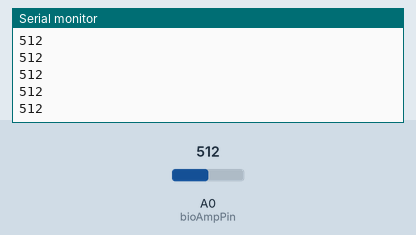
Bench run of a sketch on a simulated Arduino Uno, built with avr-gcc and run on an emulated ATmega328P. Shown: the last lines printed to the serial monitor. The test bench sets the inputs (shaded band); at power-on: A0 (bioAmpPin) = 512.

Above: at 1.2 s.
1.3 s: A0 (bioAmpPin) set to 716
At 2.1 s:
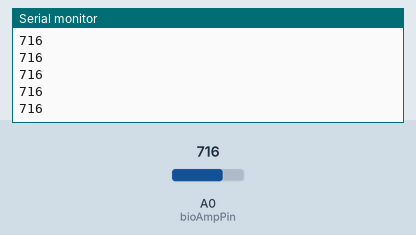
2.8 s: A0 (bioAmpPin) set to 900
At 3.5 s:
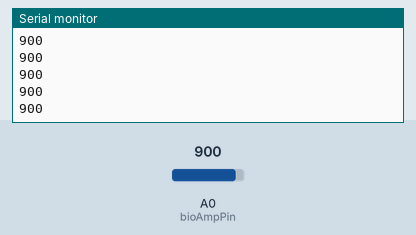
Timing chart, 0 to 5.8 s (numbered marks = the images above; inputs shaded):
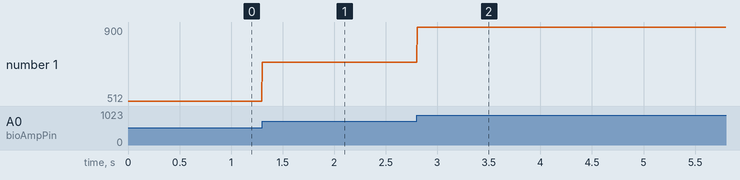

The sketch:

BioAmp_ESP8266.ino
```cpp
/*
  BioAmp EXG Pill - ESP8266 EEG Serial Sender

  This code reads the analog signal from the BioAmp EXG Pill (connected to A0)
  and sends it over Serial at 115200 baud. The web application reads this directly.

  Hardware connections (ESP8266 NodeMCU):
  - BioAmp OUT -> ESP8266 A0 (Analog PIN 0)
  - BioAmp VCC -> 3.3V
  - BioAmp GND -> GND
*/

const int bioAmpPin = A0;

// Aim for approx 250Hz sampling rate
// 1000ms / 250 = 4ms delay between samples
const int SAMPLE_DELAY_MS = 4;

void setup() {
  // Must match the baud rate initialized in the web application (useSerialPort.js)
  Serial.begin(115200);
}

void loop() {
  // Read analog value (0-1023 on ESP8266 typical 10-bit ADC)
  int eegValue = analogRead(bioAmpPin);

  // Print value followed by newline for the Web Serial reader to parse easily
  Serial.println(eegValue);

  // Small delay to maintain somewhat consistent sampling rate
  delay(SAMPLE_DELAY_MS);
}
```

Measured:
- after the input at 1.3 s, the serial monitor: prints a new line at once (image 1)
- after the input at 2.8 s, the serial monitor: prints a new line at once (image 2)
- plotted number 1: 512 → 716 after the input at 1.3 s, 716 → 900 after the input at 2.8 s
